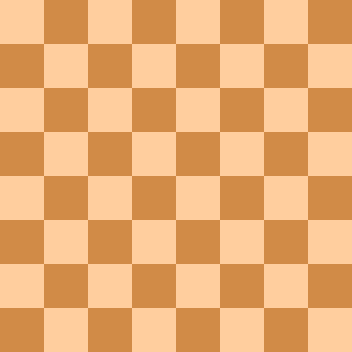
#> input picture flat_chessboard.png, 352 x 352 px
$ jupyter execute 'Corner and Edge Detection .ipynb'   (shell and % lines are left out)
#> lines starting #> are read from the running program, lines starting #| are printed output that depends on the picture; after the words box and inside, x2 and y2 are one past the last pixel; in counts of white or black regions, pixels touching at a corner belong together
[cell 1]
import cv2
import numpy as np
import matplotlib.pyplot as plt

[cell 2]
flat_chess = cv2.imread('flat_chessboard.png')
#> flat_chess is the input picture: shape (352, 352, 3); mean B, G, R 114.5, 172.5, 232
flat_chess = cv2.cvtColor(flat_chess,cv2.COLOR_BGR2RGB)
plt.imshow(flat_chess)

[cell 3]
gray_flat_chess = cv2.cvtColor(flat_chess,cv2.COLOR_BGR2GRAY)
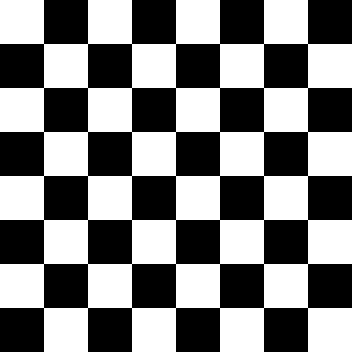
#> gray_flat_chess: shape (352, 352); values 127 (black) and 197 (white), 50% white; 1 white region, box (x1, y1, x2, y2) and area: (0, 0, 352, 352) 61952
plt.imshow(gray_flat_chess,cmap='gray')

[cell 4]
real_chess = cv2.imread('real_chessboard.jpg')
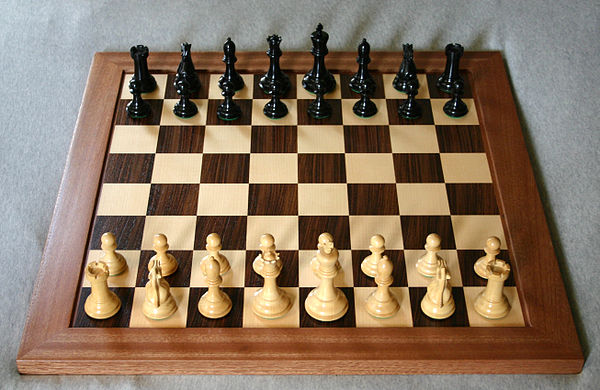
#> input picture real_chessboard.jpg, 600 x 390 px
#> real_chess is the input picture: shape (390, 600, 3); mean B, G, R 98.1, 117.7, 137.5
real_chess = cv2.cvtColor(real_chess,cv2.COLOR_BGR2RGB)
plt.imshow(real_chess)

[cell 5]
gray_real_chess = cv2.cvtColor(real_chess,cv2.COLOR_BGR2GRAY)
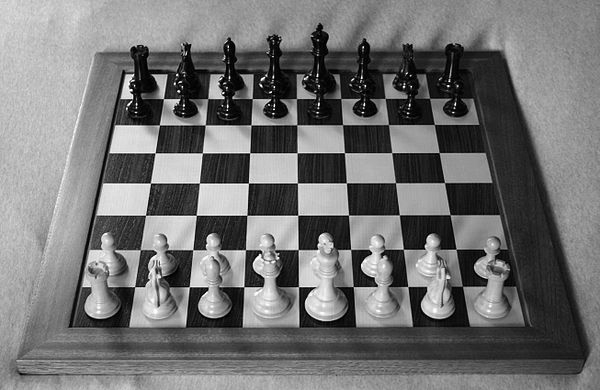
#> gray_real_chess: shape (390, 600); min 0, max 255, mean 114.1
plt.imshow(gray_real_chess,cmap='gray')

[cell 6]
gray = np.float32(gray_flat_chess)
dst = cv2.cornerHarris(src=gray,blockSize=2,ksize=3,k=0.04)
dst = cv2.dilate(dst,None)
flat_chess[dst>0.01*dst.max()]=[255,0,0]
#> flat_chess: shape (352, 352, 3); mean R, G, B 232.2, 170.8, 113.4
plt.imshow(flat_chess)

[cell 7]
gray = np.float32(gray_real_chess)
#> gray: shape (390, 600) float32
dst = cv2.cornerHarris(src=gray,blockSize=2,ksize=3,k=0.04)
#> dst: shape (390, 600) float32
dst = cv2.dilate(dst,None)
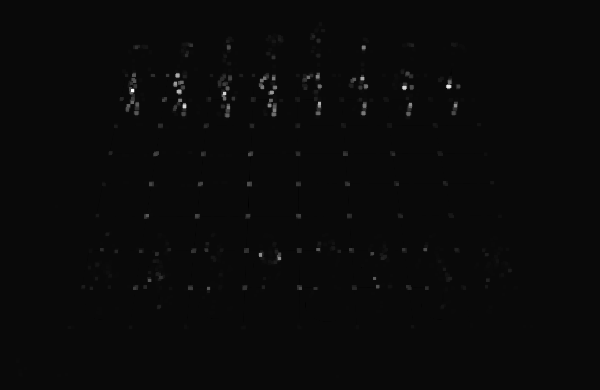
#> dst: shape (390, 600) float32; min -12255999, max 311296704, mean 1100786.9; drawn with min black and max white
real_chess[dst>0.01*dst.max()]=[255,0,0]
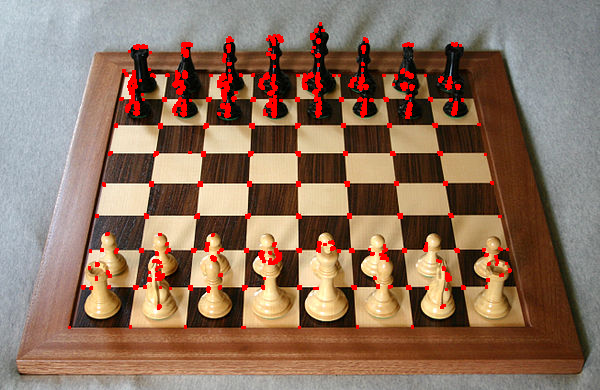
#> real_chess: shape (390, 600, 3); mean R, G, B 142.2, 114.9, 95.9
plt.imshow(real_chess)

[cell 8]
flat_chess = cv2.imread('flat_chessboard.png')
flat_chess = cv2.cvtColor(flat_chess,cv2.COLOR_BGR2RGB)
gray_flat_chess = cv2.cvtColor(flat_chess,cv2.COLOR_BGR2GRAY)

[cell 9]
corners = cv2.goodFeaturesToTrack(gray_flat_chess,15,0.01,10)
#> corners = 15 rows, first 8: [308, 308], [264, 308], [220, 308], [176, 308], [132, 308], [88, 308], [44, 308], [308, 264]
corners = np.int0(corners)

for i in corners:
    x,y = i.ravel()
    cv2.circle(flat_chess,(x,y),3,255,-1)
#> this loop made 15 passes
#> (x, y) on passes 1 to 12: (308, 308), (264, 308), (220, 308), (176, 308), (132, 308), (88, 308), (44, 308), (308, 264), (264, 264), (220, 264), (176, 264), (132, 264)
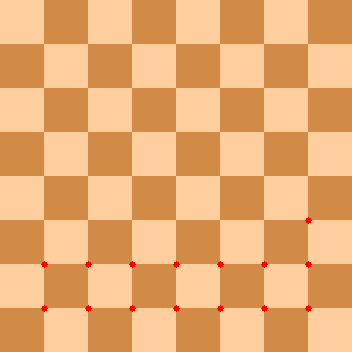
#> flat_chess: shape (352, 352, 3); mean R, G, B 232.1, 171.9, 114.1

plt.imshow(flat_chess)

[cell 10]
real_chess = cv2.imread('real_chessboard.jpg')
real_chess = cv2.cvtColor(real_chess,cv2.COLOR_BGR2RGB)
gray_real_chess = cv2.cvtColor(real_chess,cv2.COLOR_BGR2GRAY)

[cell 11]
corners = cv2.goodFeaturesToTrack(gray_real_chess,64,0.01,10)
#> corners = 64 rows, first 8: [178, 91], [132, 90], [448, 86], [177, 75], [183, 105], [403, 87], [274, 109], [248, 183]
corners = np.int0(corners)

for i in corners:
    x,y = i.ravel()
    cv2.circle(real_chess,(x,y),3,255,-1)
#> this loop made 64 passes
#> (x, y) on passes 1 to 12: (178, 91), (132, 90), (448, 86), (177, 75), (183, 105), (403, 87), (274, 109), (248, 183), (278, 258), (223, 92), (154, 154), (261, 80)
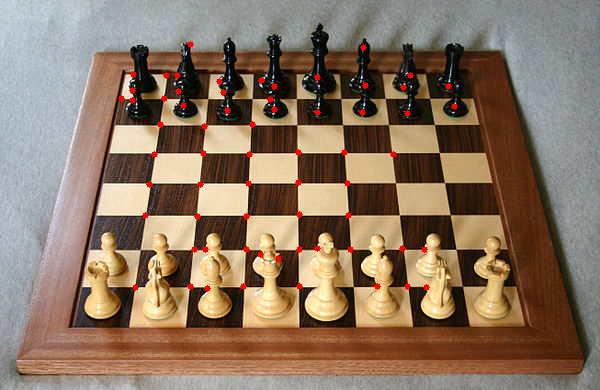
#> real_chess: shape (390, 600, 3); mean R, G, B 138.6, 116.9, 97.5

plt.imshow(real_chess)

[cell 12]
img = cv2.imread('sammy_face.jpg')
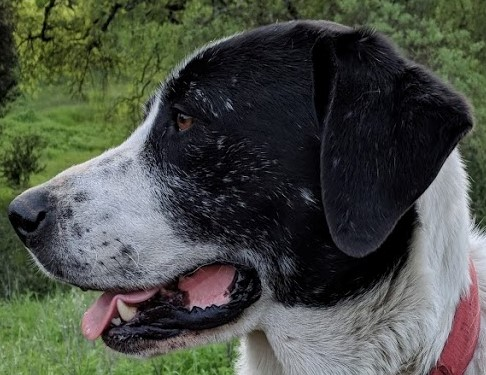
#> input picture sammy_face.jpg, 486 x 375 px
#> img is the input picture: shape (375, 486, 3); mean B, G, R 70, 78.7, 74.2

[cell 13]
plt.imshow(img)

[cell 14]
edges = cv2.Canny(image=img, threshold1=127, threshold2=127)
#> edges: shape (375, 486); 15.6% white in thin lines or dots

[cell 15]
plt.imshow(edges)

[cell 16]
edges = cv2.Canny(image=img, threshold1=0, threshold2=255)
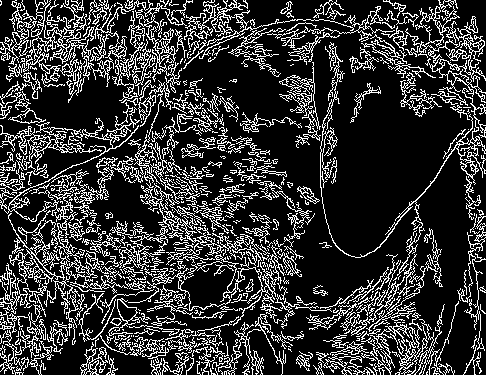
#> edges: shape (375, 486); 21% white in thin lines or dots
plt.imshow(edges)

[cell 17]
med_val = np.median(img)
#> med_val = 64
lower = int(max(0, 0.7* med_val))
#> lower = 44
upper = int(min(255,1.3 * med_val))
#> upper = 83
edges = cv2.Canny(image=img, threshold1=lower , threshold2=upper)
#> edges: shape (375, 486); 28.7% white in thin lines or dots
plt.imshow(edges)

[cell 18]
blurred_img = cv2.blur(img,ksize=(5,5))
edges = cv2.Canny(image=blurred_img, threshold1=lower , threshold2=upper)
#> edges: shape (375, 486); 9.4% white in thin lines or dots
plt.imshow(edges)

[cell 19]
edges = cv2.Canny(image=blurred_img, threshold1=lower , threshold2=upper+50)
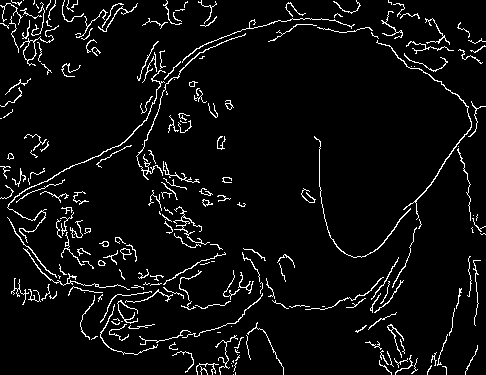
#> edges: shape (375, 486); 5.3% white in thin lines or dots
plt.imshow(edges)
